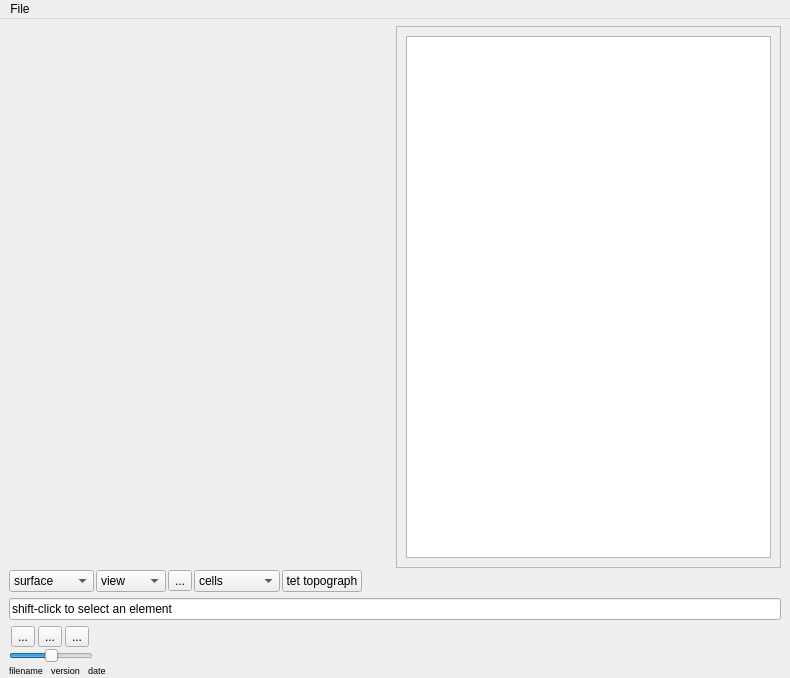
<?xml version="1.0" encoding="UTF-8"?>
<ui version="4.0">
 <class>SDSPlayerClass</class>
 <widget class="QMainWindow" name="SDSPlayerClass">
  <property name="geometry">
   <rect>
    <x>0</x>
    <y>0</y>
    <width>790</width>
    <height>678</height>
   </rect>
  </property>
  <property name="windowTitle">
   <string>SDSPlayer</string>
  </property>
  <property name="styleSheet">
   <string/>
  </property>
  <property name="toolButtonStyle">
   <enum>Qt::ToolButtonTextBesideIcon</enum>
  </property>
  <widget class="QWidget" name="centralwidget">
   <layout class="QVBoxLayout" name="verticalLayout_2">
    <property name="spacing">
     <number>2</number>
    </property>
    <property name="topMargin">
     <number>2</number>
    </property>
    <property name="bottomMargin">
     <number>2</number>
    </property>
    <item>
     <layout class="QHBoxLayout" name="horizontalLayout_8">
      <property name="topMargin">
       <number>5</number>
      </property>
      <item>
       <widget class="Viewer" name="viewer" native="true">
        <property name="sizePolicy">
         <sizepolicy hsizetype="Expanding" vsizetype="Expanding">
          <horstretch>0</horstretch>
          <verstretch>0</verstretch>
         </sizepolicy>
        </property>
       </widget>
      </item>
      <item>
       <widget class="QScrollArea" name="scrollArea">
        <property name="widgetResizable">
         <bool>true</bool>
        </property>
        <widget class="QWidget" name="scrollAreaWidgetContents">
         <property name="geometry">
          <rect>
           <x>0</x>
           <y>0</y>
           <width>380</width>
           <height>523</height>
          </rect>
         </property>
         <layout class="QVBoxLayout" name="verticalLayout_3">
          <item>
           <widget class="QTextEdit" name="textEditConsole">
            <property name="sizePolicy">
             <sizepolicy hsizetype="Preferred" vsizetype="Preferred">
              <horstretch>0</horstretch>
              <verstretch>0</verstretch>
             </sizepolicy>
            </property>
           </widget>
          </item>
         </layout>
        </widget>
       </widget>
      </item>
     </layout>
    </item>
    <item>
     <layout class="QHBoxLayout" name="horizontalLayout_5">
      <item>
       <widget class="QComboBox" name="comboBoxViewMode">
        <property name="sizePolicy">
         <sizepolicy hsizetype="Minimum" vsizetype="Fixed">
          <horstretch>0</horstretch>
          <verstretch>0</verstretch>
         </sizepolicy>
        </property>
        <property name="toolTip">
         <string>View mode</string>
        </property>
        <property name="currentIndex">
         <number>1</number>
        </property>
        <item>
         <property name="text">
          <string>wireframe</string>
         </property>
         <property name="icon">
          <iconset resource="res.qrc">
           <normaloff>:/icons/icons/wireframe.png</normaloff>:/icons/icons/wireframe.png</iconset>
         </property>
        </item>
        <item>
         <property name="text">
          <string>surface</string>
         </property>
         <property name="icon">
          <iconset resource="res.qrc">
           <normaloff>:/icons/icons/surface.png</normaloff>:/icons/icons/surface.png</iconset>
         </property>
        </item>
        <item>
         <property name="text">
          <string>smooth</string>
         </property>
         <property name="icon">
          <iconset resource="res.qrc">
           <normaloff>:/icons/icons/smooth.png</normaloff>:/icons/icons/smooth.png</iconset>
         </property>
        </item>
        <item>
         <property name="text">
          <string>cells</string>
         </property>
         <property name="icon">
          <iconset resource="res.qrc">
           <normaloff>:/icons/icons/cells.png</normaloff>:/icons/icons/cells.png</iconset>
         </property>
        </item>
       </widget>
      </item>
      <item>
       <widget class="QComboBox" name="comboBoxEditMode">
        <property name="sizePolicy">
         <sizepolicy hsizetype="Minimum" vsizetype="Fixed">
          <horstretch>0</horstretch>
          <verstretch>0</verstretch>
         </sizepolicy>
        </property>
        <property name="toolTip">
         <string>Interaction mode</string>
        </property>
        <item>
         <property name="text">
          <string>view</string>
         </property>
         <property name="icon">
          <iconset resource="res.qrc">
           <normaloff>:/icons/icons/eye.png</normaloff>:/icons/icons/eye.png</iconset>
         </property>
        </item>
        <item>
         <property name="text">
          <string>inspect</string>
         </property>
         <property name="icon">
          <iconset resource="res.qrc">
           <normaloff>:/icons/icons/pencil.png</normaloff>:/icons/icons/pencil.png</iconset>
         </property>
        </item>
       </widget>
      </item>
      <item>
       <widget class="QToolButton" name="toolButtonFitToWindow">
        <property name="toolTip">
         <string>Fit to window</string>
        </property>
        <property name="text">
         <string>...</string>
        </property>
        <property name="icon">
         <iconset resource="res.qrc">
          <normaloff>:/icons/icons/magnifier.png</normaloff>:/icons/icons/magnifier.png</iconset>
        </property>
       </widget>
      </item>
      <item>
       <widget class="QComboBox" name="comboBoxSelectMode">
        <item>
         <property name="text">
          <string>cells</string>
         </property>
        </item>
        <item>
         <property name="text">
          <string>edges</string>
         </property>
        </item>
        <item>
         <property name="text">
          <string>tetrahedra</string>
         </property>
        </item>
       </widget>
      </item>
      <item>
       <widget class="QPushButton" name="pushButtonTetTopograph">
        <property name="text">
         <string>tet topograph</string>
        </property>
       </widget>
      </item>
      <item>
       <spacer name="horizontalSpacer_2">
        <property name="orientation">
         <enum>Qt::Horizontal</enum>
        </property>
        <property name="sizeHint" stdset="0">
         <size>
          <width>40</width>
          <height>20</height>
         </size>
        </property>
       </spacer>
      </item>
     </layout>
    </item>
    <item>
     <layout class="QHBoxLayout" name="horizontalLayout_6">
      <property name="topMargin">
       <number>4</number>
      </property>
      <property name="bottomMargin">
       <number>4</number>
      </property>
      <item>
       <widget class="QLineEdit" name="lineEdit">
        <property name="text">
         <string>shift-click to select an element</string>
        </property>
       </widget>
      </item>
     </layout>
    </item>
    <item>
     <layout class="QHBoxLayout" name="horizontalLayout">
      <item>
       <layout class="QHBoxLayout" name="horizontalLayout_2">
        <property name="spacing">
         <number>0</number>
        </property>
        <item>
         <layout class="QVBoxLayout" name="verticalLayout">
          <property name="spacing">
           <number>1</number>
          </property>
          <item>
           <layout class="QHBoxLayout" name="horizontalLayout_4">
            <item>
             <widget class="QToolButton" name="toolButtonRewind">
              <property name="toolTip">
               <string>Rewind</string>
              </property>
              <property name="text">
               <string>...</string>
              </property>
              <property name="icon">
               <iconset resource="res.qrc">
                <normaloff>:/icons/icons/control_start.png</normaloff>:/icons/icons/control_start.png</iconset>
              </property>
             </widget>
            </item>
            <item>
             <widget class="QToolButton" name="toolButtonStop">
              <property name="toolTip">
               <string>Stop</string>
              </property>
              <property name="text">
               <string>...</string>
              </property>
              <property name="icon">
               <iconset resource="res.qrc">
                <normaloff>:/icons/icons/control_stop.png</normaloff>:/icons/icons/control_stop.png</iconset>
              </property>
             </widget>
            </item>
            <item>
             <widget class="QToolButton" name="toolButtonPlay">
              <property name="toolTip">
               <string>Play</string>
              </property>
              <property name="text">
               <string>...</string>
              </property>
              <property name="icon">
               <iconset resource="res.qrc">
                <normaloff>:/icons/icons/control_play.png</normaloff>:/icons/icons/control_play.png</iconset>
              </property>
             </widget>
            </item>
           </layout>
          </item>
          <item>
           <widget class="QSlider" name="sliderPlaybackRate">
            <property name="sizePolicy">
             <sizepolicy hsizetype="Minimum" vsizetype="Preferred">
              <horstretch>0</horstretch>
              <verstretch>0</verstretch>
             </sizepolicy>
            </property>
            <property name="minimumSize">
             <size>
              <width>0</width>
              <height>10</height>
             </size>
            </property>
            <property name="maximumSize">
             <size>
              <width>16777215</width>
              <height>15</height>
             </size>
            </property>
            <property name="toolTip">
             <string>Playback rate</string>
            </property>
            <property name="value">
             <number>50</number>
            </property>
            <property name="orientation">
             <enum>Qt::Horizontal</enum>
            </property>
            <property name="invertedAppearance">
             <bool>false</bool>
            </property>
           </widget>
          </item>
         </layout>
        </item>
        <item>
         <widget class="TimeLineWidget" name="timeline" native="true">
          <property name="sizePolicy">
           <sizepolicy hsizetype="Expanding" vsizetype="Preferred">
            <horstretch>0</horstretch>
            <verstretch>0</verstretch>
           </sizepolicy>
          </property>
          <property name="toolTip">
           <string>Timeline</string>
          </property>
         </widget>
        </item>
       </layout>
      </item>
     </layout>
    </item>
    <item>
     <layout class="QHBoxLayout" name="horizontalLayout_3">
      <property name="spacing">
       <number>8</number>
      </property>
      <item>
       <widget class="QLabel" name="labelFilename">
        <property name="maximumSize">
         <size>
          <width>16777215</width>
          <height>20</height>
         </size>
        </property>
        <property name="font">
         <font>
          <pointsize>7</pointsize>
         </font>
        </property>
        <property name="toolTip">
         <string>Filename</string>
        </property>
        <property name="text">
         <string>filename</string>
        </property>
       </widget>
      </item>
      <item>
       <widget class="QLabel" name="labelVersion">
        <property name="maximumSize">
         <size>
          <width>16777215</width>
          <height>20</height>
         </size>
        </property>
        <property name="font">
         <font>
          <pointsize>7</pointsize>
         </font>
        </property>
        <property name="toolTip">
         <string>Version/format of the file.</string>
        </property>
        <property name="text">
         <string>version</string>
        </property>
       </widget>
      </item>
      <item>
       <widget class="QLabel" name="labelDate">
        <property name="maximumSize">
         <size>
          <width>16777215</width>
          <height>20</height>
         </size>
        </property>
        <property name="font">
         <font>
          <pointsize>7</pointsize>
         </font>
        </property>
        <property name="toolTip">
         <string>Date</string>
        </property>
        <property name="text">
         <string>date</string>
        </property>
        <property name="wordWrap">
         <bool>false</bool>
        </property>
       </widget>
      </item>
      <item>
       <spacer name="horizontalSpacer">
        <property name="orientation">
         <enum>Qt::Horizontal</enum>
        </property>
        <property name="sizeHint" stdset="0">
         <size>
          <width>40</width>
          <height>10</height>
         </size>
        </property>
       </spacer>
      </item>
     </layout>
    </item>
   </layout>
  </widget>
  <widget class="QMenuBar" name="menubar">
   <property name="geometry">
    <rect>
     <x>0</x>
     <y>0</y>
     <width>790</width>
     <height>22</height>
    </rect>
   </property>
   <widget class="QMenu" name="menuFile">
    <property name="title">
     <string>File</string>
    </property>
    <addaction name="action_Open"/>
    <addaction name="actionQuit"/>
   </widget>
   <addaction name="menuFile"/>
  </widget>
  <action name="action_Open">
   <property name="text">
    <string>&amp;Open...</string>
   </property>
  </action>
  <action name="actionQuit">
   <property name="text">
    <string>&amp;Quit</string>
   </property>
  </action>
 </widget>
 <customwidgets>
  <customwidget>
   <class>TimeLineWidget</class>
   <extends>QWidget</extends>
   <header>timelinewidget.h</header>
   <container>1</container>
   <slots>
    <slot>play()</slot>
    <slot>stop()</slot>
    <slot>rewind()</slot>
   </slots>
  </customwidget>
  <customwidget>
   <class>Viewer</class>
   <extends>QWidget</extends>
   <header>viewer.h</header>
   <container>1</container>
   <slots>
    <slot>setViewMode(QString)</slot>
    <slot>showEntireScene()</slot>
   </slots>
  </customwidget>
 </customwidgets>
 <resources>
  <include location="res.qrc"/>
 </resources>
 <connections>
  <connection>
   <sender>toolButtonPlay</sender>
   <signal>clicked()</signal>
   <receiver>timeline</receiver>
   <slot>play()</slot>
   <hints>
    <hint type="sourcelabel">
     <x>93</x>
     <y>639</y>
    </hint>
    <hint type="destinationlabel">
     <x>106</x>
     <y>657</y>
    </hint>
   </hints>
  </connection>
  <connection>
   <sender>toolButtonStop</sender>
   <signal>clicked()</signal>
   <receiver>timeline</receiver>
   <slot>stop()</slot>
   <hints>
    <hint type="sourcelabel">
     <x>64</x>
     <y>639</y>
    </hint>
    <hint type="destinationlabel">
     <x>256</x>
     <y>657</y>
    </hint>
   </hints>
  </connection>
  <connection>
   <sender>toolButtonRewind</sender>
   <signal>clicked()</signal>
   <receiver>timeline</receiver>
   <slot>rewind()</slot>
   <hints>
    <hint type="sourcelabel">
     <x>35</x>
     <y>639</y>
    </hint>
    <hint type="destinationlabel">
     <x>142</x>
     <y>654</y>
    </hint>
   </hints>
  </connection>
  <connection>
   <sender>sliderPlaybackRate</sender>
   <signal>valueChanged(int)</signal>
   <receiver>SDSPlayerClass</receiver>
   <slot>playbackRateChanged(int)</slot>
   <hints>
    <hint type="sourcelabel">
     <x>48</x>
     <y>652</y>
    </hint>
    <hint type="destinationlabel">
     <x>3</x>
     <y>636</y>
    </hint>
   </hints>
  </connection>
  <connection>
   <sender>comboBoxViewMode</sender>
   <signal>activated(QString)</signal>
   <receiver>viewer</receiver>
   <slot>setViewMode(QString)</slot>
   <hints>
    <hint type="sourcelabel">
     <x>17</x>
     <y>595</y>
    </hint>
    <hint type="destinationlabel">
     <x>65</x>
     <y>372</y>
    </hint>
   </hints>
  </connection>
  <connection>
   <sender>toolButtonFitToWindow</sender>
   <signal>clicked()</signal>
   <receiver>viewer</receiver>
   <slot>showEntireScene()</slot>
   <hints>
    <hint type="sourcelabel">
     <x>208</x>
     <y>600</y>
    </hint>
    <hint type="destinationlabel">
     <x>205</x>
     <y>489</y>
    </hint>
   </hints>
  </connection>
  <connection>
   <sender>comboBoxSelectMode</sender>
   <signal>activated(QString)</signal>
   <receiver>SDSPlayerClass</receiver>
   <slot>selectMode(QString)</slot>
   <hints>
    <hint type="sourcelabel">
     <x>282</x>
     <y>601</y>
    </hint>
    <hint type="destinationlabel">
     <x>343</x>
     <y>600</y>
    </hint>
   </hints>
  </connection>
 </connections>
 <slots>
  <slot>playbackRateChanged(int)</slot>
  <slot>selectMode(QString)</slot>
 </slots>
</ui>
